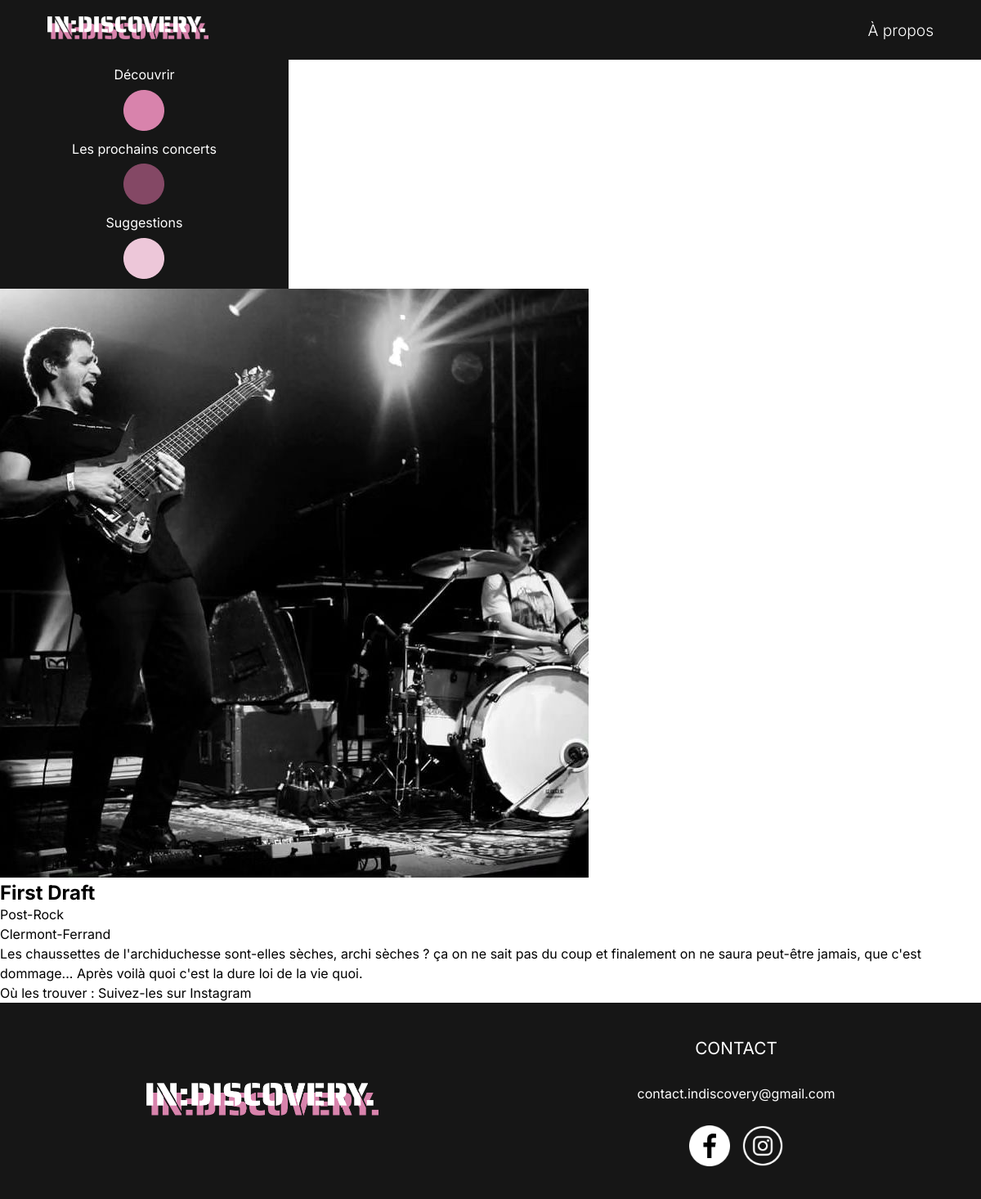
/php/artistes.php?id=1, run on an earlier commit of the app's database.
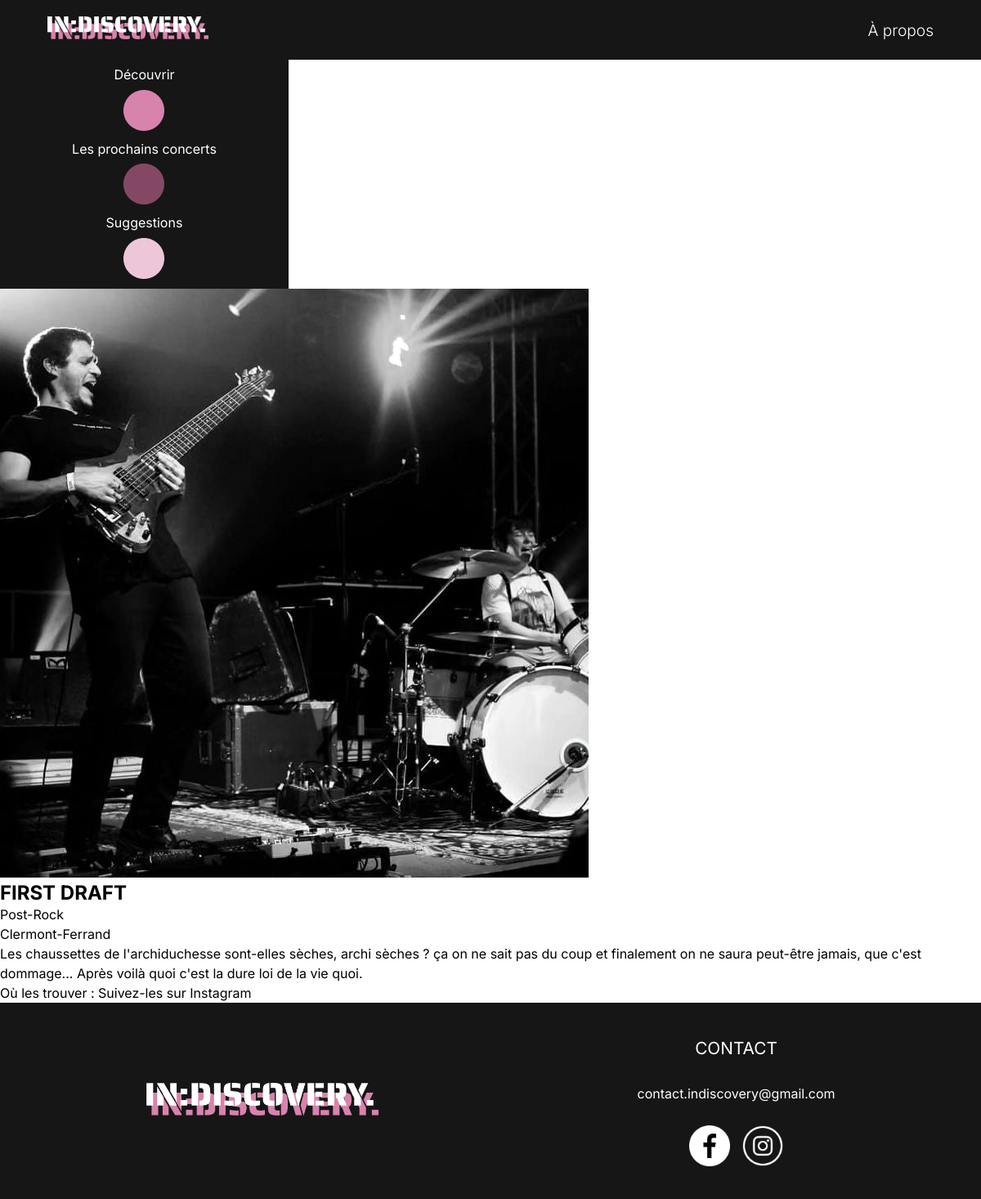
And on a later commit of the database.
### tables this page shows
CREATE TABLE `artistes` (
  `id_artiste` int NOT NULL,
  `nom` varchar(255) NOT NULL,
  `id_genre` int NOT NULL,
  `location` varchar(255) NOT NULL,
  `description` text NOT NULL,
  `photo` varchar(255) NOT NULL,
  `reseaux_sociaux` text NOT NULL,
  `decouverte` tinyint(1) NOT NULL,
  `cdc` tinyint(1) NOT NULL
);

CREATE TABLE `genres` (
  `id_genre` int NOT NULL,
  `categorie` varchar(255) NOT NULL,
  `genre` varchar(255) NOT NULL
);

### php/artistes.php (the view, shortened to what this page needs)
<?php
require_once("connect.php");
$artiste_id = isset($_GET['id']) ? intval($_GET['id']) : 0;
$sql = "
    SELECT a.nom, a.description, a.photo, a.location, a.reseaux_sociaux, g.categorie, g.genre
    FROM artistes a
    JOIN genres g ON a.id_genre = g.id_genre
    WHERE a.id_artiste = :id_artiste
";
$stmt = $db->prepare($sql);
$stmt->bindValue(':id_artiste', $artiste_id, PDO::PARAM_INT);
if (!$stmt->execute()) {
    echo "Erreur SQL : " . implode(" ", $stmt->errorInfo());
    exit;
}
$artiste = $stmt->fetch(PDO::FETCH_ASSOC);
?>
<!DOCTYPE html>
<html lang="en">
<head>
    <link rel="stylesheet" href="index.css">
    <link rel="stylesheet" href="artistes.css">
</head>
<body>
<header>
        <div class="navbar">
            <nav class="nav-links">
                <div class="logo"><a href="index.php"><img src="Images/logodiscovery.png" alt="Logo IN:DISCOVERY."></a></div>
                <a href="#" id="nav-item">À propos</a>
            </nav>
        </div>
        <div class="side-menu">
            <div class="container-menu">
            <div class="menu-dots">
                <span class="dot-menu-item item1">Découvrir</span>
                    <a href="decouvrez.php" class="dot dot1"><img src="images/icones/dot1.png" alt="Dot 1"></a>
                <span class="dot-menu-item item2">Les prochains concerts</span>
                    <a href="concerts.php" class="dot dot2"><img src="images/icones/dot2.png" alt="Dot 2"></a>
                <span class="dot-menu-item item3">Suggestions</span>
                    <a href="formulaire.php" class="dot dot3"><img src="images/icones/dot3.png" alt="Dot 3"></a>
            </div>
            </div>
        </div>
    </header>
    <main>
        <section id="artiste-details">
            <img src="<?php echo htmlspecialchars($artiste['photo']); ?>" alt="<?php echo htmlspecialchars($artiste['nom']); ?>">
            <h1><?php echo htmlspecialchars($artiste['nom']); ?></h1>
            <p><?php echo htmlspecialchars($artiste['genre']); ?></p>
            <p><?php echo htmlspecialchars($artiste['location']); ?></p>
            <p><?php echo htmlspecialchars($artiste['description']); ?></p>
            <p>Où les trouver :
        <?php if (!empty($artiste['reseaux_sociaux'])): ?>
            <a href="<?php echo htmlspecialchars($artiste['reseaux_sociaux']); ?>" target="_blank">Suivez-les sur Instagram</a>
        <?php else: ?>
            Aucun lien Instagram disponible
        <?php endif; ?>
    </p>
        </section>
    </main>
    <footer>
        <div class="section-logo">
            <img src="images/logodiscovery.png" alt="Logo IN:DISCOVERY.">
        </div>
        <div class="section-contact">
            <p id="titre-contact">CONTACT</p>
            <p id="mail">contact.indiscovery@gmail.com</p>
            <div class="logos">
                <img src="images/icones/facebook.png" id="logo-fb">
                <img src="images/icones/Instagram_logo.png">
            </div>
        </div>
    </footer>
</body>
</html>

What changed in the data, as far as the page shows it:
changed artistes "Clermont-Ferrand": nom "First Draft" → "FIRST DRAFT"
